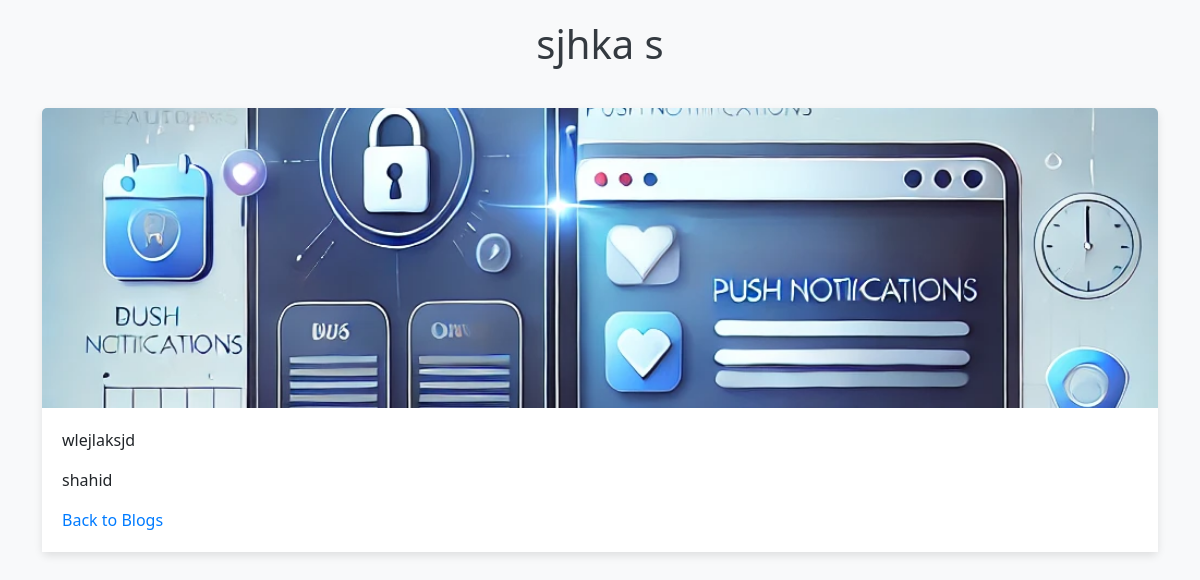
Screenshot of /news_details/2/ with the database file from the repository.
### app/models.py (models this page shows, shortened)
class News(models.Model):
    STATUS = (('submitted','submitted'),('pending','pending'),('verified','verified'),('rejected','rejected'))
    user = models.ForeignKey(User,on_delete=models.CASCADE)
    title = models.CharField(max_length=233,unique=True)
    content = models.TextField()
    image = models.ImageField(blank=True,upload_to='news_images/')
    news_url = models.URLField(blank=True)
    video = models.CharField(max_length=122,blank=True)
    created_at = models.DateTimeField(auto_now_add=True,blank=True)
    updated_at = models.DateTimeField(auto_now=True,blank=True)
    is_verified = models.BooleanField(blank=True,default=False)
    feed_back_to_user = models.CharField(blank=True,max_length=200)
    status = models.CharField(blank=True,choices=STATUS,max_length=20,default='submitted')

### app/views.py (the view)
# urls.py: path('news_details/<int:news_id>/',news_details,name='news_details'),
def news_details(request,news_id):
    news = News.objects.get(id = news_id)
    return render(request,'news_details.html',{'news':news})

### templates/news_details.html (shortened to what this page needs)
<!DOCTYPE html>
<html lang="en">
<head>
    <link href="https://cdn.jsdelivr.net/npm/bootstrap@5.3.0-alpha1/dist/css/bootstrap.min.css" rel="stylesheet">
</head>
<body>
    <h1 class="blog-title">{{ news.title }}</h1>
    <div class="container blog-content">
        <div class="card">
            <img src="{{ news.image.url }}" class="card-img-top" alt="Blog Image">
            <div class="card-body">
                <p>{{ news.content }}</p>
                <p>{{news.user}}</p>
                <a href="/" class="read-more">Back to Blogs</a>
            </div>
        </div>
    </div>
</body>
</html>

### templates/news_details.html (style rules this page uses)
body { background-color: #f8f9fa; }
.blog-title { text-align: center; margin-top: 20px; color: #343a40; }
.blog-content { margin-top: 40px; }
.card { border: none; box-shadow: 0 4px 8px rgba(0, 0, 0, 0.1); margin-bottom: 20px; }
.card-img-top { height: 300px; object-fit: cover; }
.card-body { background-color: #ffffff; padding: 20px; }
.read-more { color: #007bff; text-decoration: none; }

### rows the page displays
News: title "sjhka s", image (picture), content "wlejlaksjd", user "shahid"
